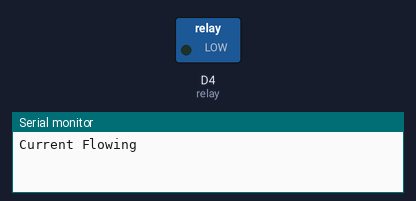
Bench run of a sketch on a simulated ESP8266 (NodeMCU). On the bench: switched loads named in the sketch (green lamp = pin HIGH), the last lines printed to the serial monitor.

Above: at 4.0 s.
At 9.0 s:
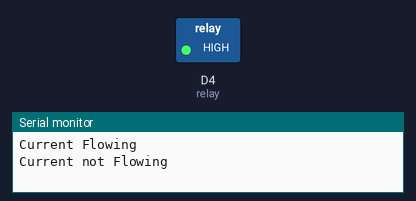
Timing chart, 0 to 13.0 s (numbered marks = the images above):
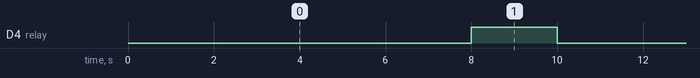

Measured:
- by itself, D4 (relay): alternates HIGH for 2.0 s and LOW for 8.0 s

The sketch:

dc_fan_relay.ino
```cpp
 int relay = D4;

void setup() {
  Serial.begin(9600);
  pinMode(relay, OUTPUT);
}

void loop() {
  // Normally Open configuration, send LOW signal to let current flow
  // (if you're usong Normally Closed configuration send HIGH signal)
  digitalWrite(relay, LOW);
  Serial.println("Current Flowing");
  delay(8000);

  // Normally Open configuration, send HIGH signal stop current flow
  // (if you're usong Normally Closed configuration send LOW signal)
  digitalWrite(relay, HIGH);
  Serial.println("Current not Flowing");
  delay(2000);
}
```
